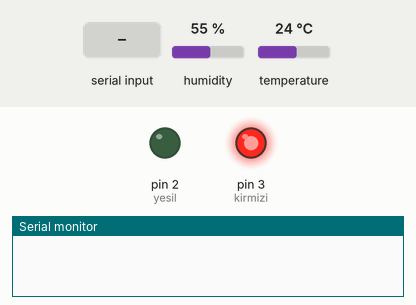
A sketch run on a simulated Arduino Uno, built with avr-gcc and run on an emulated ATmega328P. On the bench: output pins drawn as LEDs (lit = HIGH), the last lines printed to the serial monitor. The test bench sets the inputs (shaded band); at power-on: humidity 55 %, temperature 24 °C.

Above: at 1.2 s.
1.3 s: "0" received over Serial
At 1.8 s:
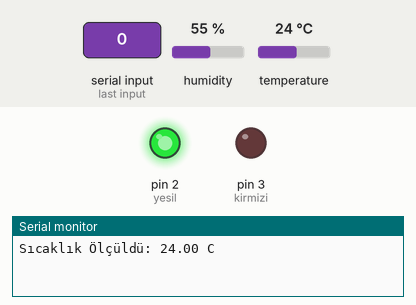
2.8 s: "1" received over Serial
4.3 s: "2" received over Serial
Timing chart, 0 to 7.3 s (numbered marks = the images above; inputs shaded):
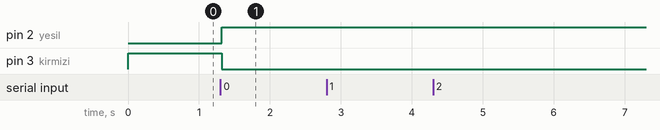

Measured:
- after the input at 1.3 s, pin 2 (yesil): LOW → HIGH at once; pin 3 (kirmizi): HIGH → LOW at once

The sketch:

Mikroislemci.ino
```cpp
#include "DHT.h"
#define DHTPIN 7

#define DHTTYPE DHT11
DHT dht(DHTPIN, DHTTYPE);

char gelen_karakter;
const int yesil=2,kirmizi=3;

void setup() {
  Serial.begin(9600);
  pinMode(yesil,OUTPUT);
  pinMode(kirmizi,OUTPUT);
  digitalWrite(yesil,LOW);
  digitalWrite(kirmizi,HIGH);
  dht.begin();
}

void loop() {

// Veri girilirse yesil isik surekli yanacak
  while(Serial.available() > 0){

    float h = dht.readHumidity();
    float t = dht.readTemperature();
    float f = dht.readTemperature(true);

    gelen_karakter = Serial.read();
    digitalWrite(yesil,HIGH);
    digitalWrite(kirmizi,LOW);

    if(gelen_karakter == '0'){
      Serial.print("Sıcaklık Ölçüldü: ");
      Serial.print(t);
      Serial.println(" C");
    } else if(gelen_karakter == '1'){
      Serial.print("Nem Ölçüldü: % ");
      Serial.println(h);
    } else if(gelen_karakter == '2'){
      Serial.print("Sıcaklık ve Nem Ölçüldü: ");
      Serial.print(t);
      Serial.print(" C, % ");
      Serial.println(h);
    } else {
      Serial.println("Yanlış Girdi.");
    }
  }


}
```
